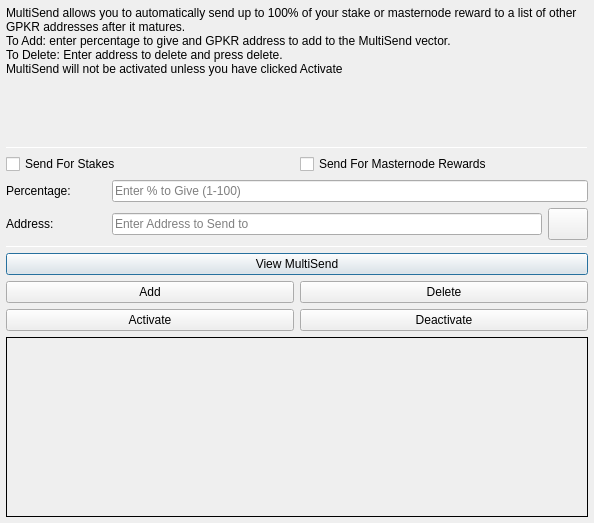
<?xml version="1.0" encoding="UTF-8"?>
<ui version="4.0">
 <class>MultiSendDialog</class>
 <widget class="QDialog" name="MultiSendDialog">
  <property name="windowModality">
   <enum>Qt::NonModal</enum>
  </property>
  <property name="geometry">
   <rect>
    <x>0</x>
    <y>0</y>
    <width>594</width>
    <height>523</height>
   </rect>
  </property>
  <property name="windowTitle">
   <string>MultiSend</string>
  </property>
  <layout class="QVBoxLayout" name="verticalLayout" stretch="0">
   <property name="leftMargin">
    <number>6</number>
   </property>
   <property name="topMargin">
    <number>6</number>
   </property>
   <property name="rightMargin">
    <number>6</number>
   </property>
   <property name="bottomMargin">
    <number>6</number>
   </property>
   <item>
    <layout class="QVBoxLayout" name="verticalLayout_Main" stretch="1,1,1,1,1,1">
     <item>
      <widget class="QLabel" name="label_2">
       <property name="lineWidth">
        <number>1</number>
       </property>
       <property name="text">
        <string>MultiSend allows you to automatically send up to 100% of your stake or masternode reward to a list of other GPKR addresses after it matures.
To Add: enter percentage to give and GPKR address to add to the MultiSend vector.
To Delete: Enter address to delete and press delete.
MultiSend will not be activated unless you have clicked Activate</string>
       </property>
       <property name="alignment">
        <set>Qt::AlignLeading|Qt::AlignLeft|Qt::AlignTop</set>
       </property>
       <property name="wordWrap">
        <bool>true</bool>
       </property>
      </widget>
     </item>
     <item>
      <widget class="Line" name="line">
       <property name="minimumSize">
        <size>
         <width>0</width>
         <height>1</height>
        </size>
       </property>
       <property name="maximumSize">
        <size>
         <width>16777215</width>
         <height>1</height>
        </size>
       </property>
       <property name="orientation">
        <enum>Qt::Horizontal</enum>
       </property>
      </widget>
     </item>
     <item>
      <layout class="QVBoxLayout" name="verticalLayout_Settings">
       <item>
        <layout class="QHBoxLayout" name="horizontalLayout">
         <item>
          <widget class="QCheckBox" name="multiSendStakeCheckBox">
           <property name="text">
            <string>Send For Stakes</string>
           </property>
          </widget>
         </item>
         <item>
          <widget class="QCheckBox" name="multiSendMasternodeCheckBox">
           <property name="text">
            <string>Send For Masternode Rewards</string>
           </property>
          </widget>
         </item>
        </layout>
       </item>
       <item>
        <layout class="QHBoxLayout" name="horizontalLayout_6">
         <item>
          <widget class="QLabel" name="label">
           <property name="minimumSize">
            <size>
             <width>100</width>
             <height>0</height>
            </size>
           </property>
           <property name="toolTip">
            <string>Percentage of stake to send</string>
           </property>
           <property name="text">
            <string>Percentage:</string>
           </property>
          </widget>
         </item>
         <item>
          <widget class="QLineEdit" name="multiSendPercentEdit">
           <property name="toolTip">
            <string>Enter whole numbers 1 - 100</string>
           </property>
           <property name="placeholderText">
            <string>Enter % to Give (1-100)</string>
           </property>
          </widget>
         </item>
        </layout>
       </item>
       <item>
        <layout class="QHBoxLayout" name="horizontalLayout_7">
         <item>
          <widget class="QLabel" name="label_5">
           <property name="minimumSize">
            <size>
             <width>100</width>
             <height>0</height>
            </size>
           </property>
           <property name="toolTip">
            <string>Address to send portion of stake to</string>
           </property>
           <property name="text">
            <string>Address:</string>
           </property>
          </widget>
         </item>
         <item>
          <widget class="QLineEdit" name="multiSendAddressEdit">
           <property name="toolTip">
            <string/>
           </property>
           <property name="placeholderText">
            <string>Enter Address to Send to</string>
           </property>
          </widget>
         </item>
         <item>
          <widget class="QPushButton" name="addressBookButton">
           <property name="maximumSize">
            <size>
             <width>16777215</width>
             <height>32</height>
            </size>
           </property>
           <property name="toolTip">
            <string>Choose an address from the address book</string>
           </property>
           <property name="text">
            <string/>
           </property>
           <property name="icon">
            <iconset resource="../gpkr.qrc">
             <normaloff>:/icons/address-book</normaloff>:/icons/address-book</iconset>
           </property>
           <property name="shortcut">
            <string>Alt+A</string>
           </property>
           <property name="autoDefault">
            <bool>false</bool>
           </property>
          </widget>
         </item>
        </layout>
       </item>
      </layout>
     </item>
     <item>
      <widget class="Line" name="line_2">
       <property name="minimumSize">
        <size>
         <width>0</width>
         <height>1</height>
        </size>
       </property>
       <property name="maximumSize">
        <size>
         <width>16777215</width>
         <height>1</height>
        </size>
       </property>
       <property name="orientation">
        <enum>Qt::Horizontal</enum>
       </property>
      </widget>
     </item>
     <item>
      <layout class="QVBoxLayout" name="verticalLayout_Buttons">
       <item>
        <layout class="QHBoxLayout" name="horizontalLayout_4">
         <item>
          <widget class="QPushButton" name="viewButton">
           <property name="toolTip">
            <string/>
           </property>
           <property name="statusTip">
            <string>View MultiSend Vector</string>
           </property>
           <property name="text">
            <string>View MultiSend</string>
           </property>
          </widget>
         </item>
        </layout>
       </item>
       <item>
        <layout class="QHBoxLayout" name="horizontalLayout_2">
         <item>
          <widget class="QPushButton" name="addButton">
           <property name="toolTip">
            <string/>
           </property>
           <property name="statusTip">
            <string>Add to MultiSend Vector</string>
           </property>
           <property name="text">
            <string>Add</string>
           </property>
          </widget>
         </item>
         <item>
          <widget class="QPushButton" name="deleteButton">
           <property name="toolTip">
            <string/>
           </property>
           <property name="statusTip">
            <string>Delete Address From MultiSend Vector</string>
           </property>
           <property name="text">
            <string>Delete</string>
           </property>
          </widget>
         </item>
        </layout>
       </item>
       <item>
        <layout class="QHBoxLayout" name="horizontalLayout_5">
         <item>
          <widget class="QPushButton" name="activateButton">
           <property name="statusTip">
            <string>Activate MultiSend</string>
           </property>
           <property name="text">
            <string>Activate</string>
           </property>
          </widget>
         </item>
         <item>
          <widget class="QPushButton" name="disableButton">
           <property name="statusTip">
            <string>Deactivate MultiSend</string>
           </property>
           <property name="text">
            <string>Deactivate</string>
           </property>
          </widget>
         </item>
        </layout>
       </item>
      </layout>
     </item>
     <item>
      <widget class="QLabel" name="message">
       <property name="minimumSize">
        <size>
         <width>0</width>
         <height>180</height>
        </size>
       </property>
       <property name="frameShape">
        <enum>QFrame::Panel</enum>
       </property>
       <property name="frameShadow">
        <enum>QFrame::Plain</enum>
       </property>
       <property name="lineWidth">
        <number>1</number>
       </property>
       <property name="midLineWidth">
        <number>1</number>
       </property>
       <property name="text">
        <string/>
       </property>
       <property name="alignment">
        <set>Qt::AlignLeading|Qt::AlignLeft|Qt::AlignTop</set>
       </property>
       <property name="wordWrap">
        <bool>true</bool>
       </property>
      </widget>
     </item>
    </layout>
   </item>
  </layout>
 </widget>
 <resources>
  <include location="../gpkr.qrc"/>
 </resources>
 <connections/>
</ui>
